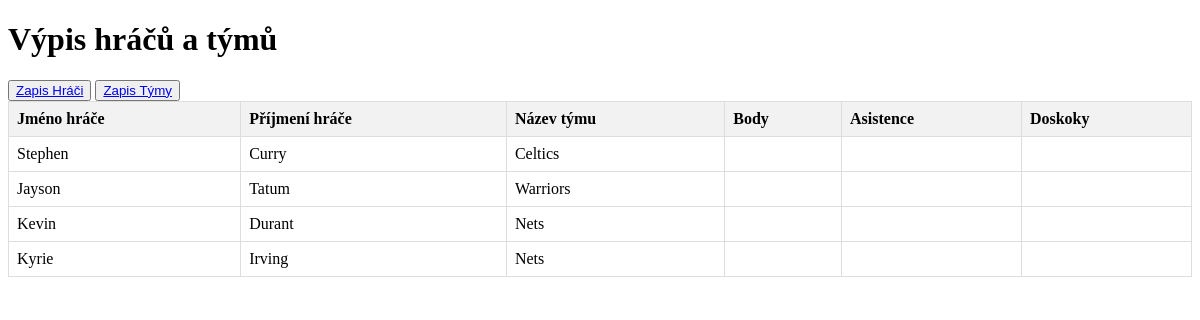
/www/html/index.php, run on an earlier commit of the app's database.
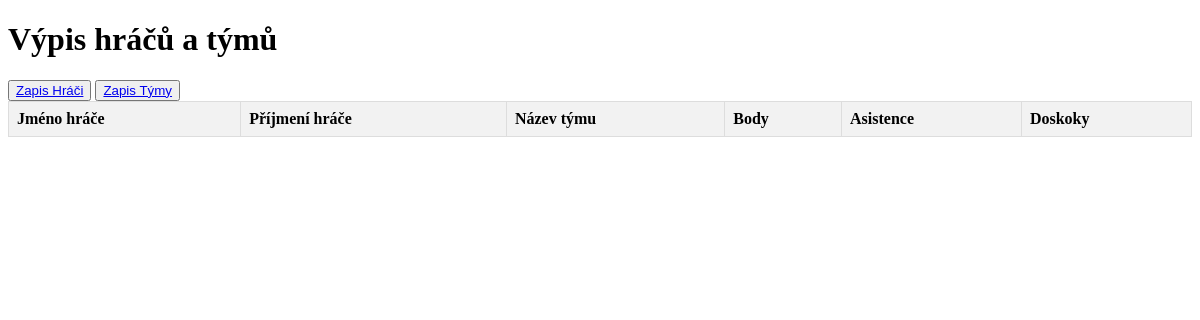
And on a later commit of the database.
### tables this page shows
CREATE TABLE `Hraci` (
  `ID` int NOT NULL,
  `jmeno` varchar(100) NOT NULL,
  `prijmeni` varchar(100) NOT NULL,
  `ID_tym` int NOT NULL,
  `body` int NOT NULL,
  `asistence` int NOT NULL,
  `doskoky` int NOT NULL
);

CREATE TABLE `Tymy` (
  `ID` int NOT NULL,
  `nazev` varchar(255) NOT NULL,
  `datum_zalozeni` date NOT NULL,
  `mesto` varchar(255) NOT NULL
);

### www/html/index.php (the view, shortened to what this page needs)
<?php
require INC . '/database.php';
function getPlayersAndTeams($conn)
{
  $sql = "SELECT Hraci.jmeno AS jmeno_hrace, Hraci.prijmeni AS prijmeni_hrace, Tymy.nazev AS nazev_tymu,
            Hraci.body, Hraci.asistence, Hraci.doskoky
            FROM Hraci
            INNER JOIN Tymy ON Hraci.ID_tym = Tymy.ID";
  $result = $conn->query($sql);
  $data = array();
  if ($result->num_rows > 0) {
    while ($row = $result->fetch_assoc()) {
      $data[] = $row;
    }
  }
  return $data;
}
$playersAndTeams = getPlayersAndTeams($conn);
?>
<!DOCTYPE html>
<html lang="en">
<head>
</head>
<body>
  <div class="container">
    <h1>Výpis hráčů a týmů</h1>
    <button><a href="zapisy/xmlUploadHraci.php">Zapis Hráči</a></button>
    <button><a href="zapisy/xmlUploadTymy.php">Zapis Týmy</a></button>
    <table>
      <thead>
        <tr>
          <th>Jméno hráče</th>
          <th>Příjmení hráče</th>
          <th>Název týmu</th>
          <th>Body</th>
          <th>Asistence</th>
          <th>Doskoky</th>
        </tr>
      </thead>
      <tbody>
        <?php foreach ($playersAndTeams as $playerAndTeam) : ?>
          <tr>
            <td><?php echo htmlspecialchars($playerAndTeam['jmeno_hrace']); ?></td>
            <td><?php echo htmlspecialchars($playerAndTeam['prijmeni_hrace']); ?></td>
            <td><?php echo htmlspecialchars($playerAndTeam['nazev_tymu']); ?></td>
            <td><?php echo htmlspecialchars($playerAndTeam['body']); ?></td>
            <td><?php echo htmlspecialchars($playerAndTeam['asistence']); ?></td>
            <td><?php echo htmlspecialchars($playerAndTeam['doskoky']); ?></td>
          </tr>
        <?php endforeach; ?>
      </tbody>
    </table>
  </div>
</body>
</html>

### www/html/index.php (style rules this page uses)
table { border-collapse: collapse; width: 100%; }
th, td { border: 1px solid #dddddd; text-align: left; padding: 8px; }
th { background-color: #f2f2f2; }

What changed in the data, as far as the page shows it:
removed hraci: jmeno "Stephen", prijmeni "Curry", tymy.nazev "Celtics"
removed hraci: jmeno "Jayson", prijmeni "Tatum", tymy.nazev "Warriors"
removed hraci: jmeno "Kevin", prijmeni "Durant", tymy.nazev "Nets"
removed hraci: jmeno "Kyrie", prijmeni "Irving", tymy.nazev "Nets"
